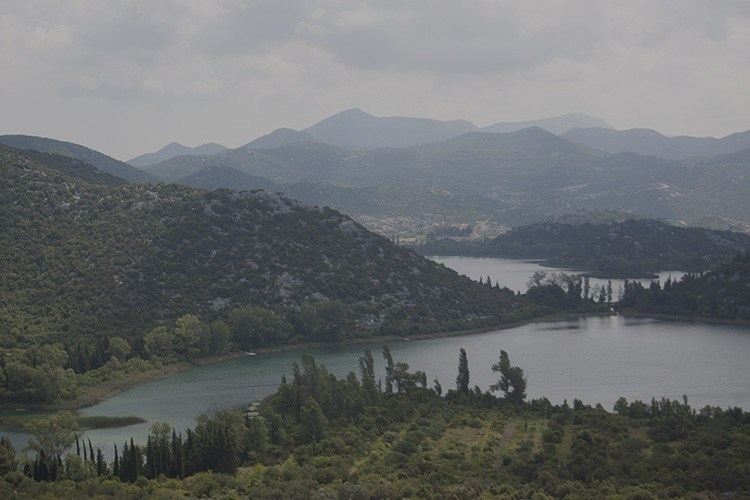
%> input picture Basic Image Operations/low contrast rgb 2.jpg, 750 x 500 px, given in place of stars.jpg, which was not available
$ octave AddingRGBImages.m   (GNU Octave 9; MATLAB toolbox functions it lacks are replaced by stand-ins)
%> lines starting %> are read from the running program, lines starting %| are printed output that depends on the picture; pictures that were not available may be replaced by others from this repository, and a replacement may not be noted
%  Adding two images (color)

clc
clear
close all

%read first image
I = imread('stars.jpg');
%> I is the input picture: size 500x750x3 uint8; mean R, G, B 105.3, 108.2, 109.4
figure;
imshow(I);
title('First Image');
I_size=size(I);
%> I_size = [500 750 3]

%read second image
J = imread('canyon.JPG');
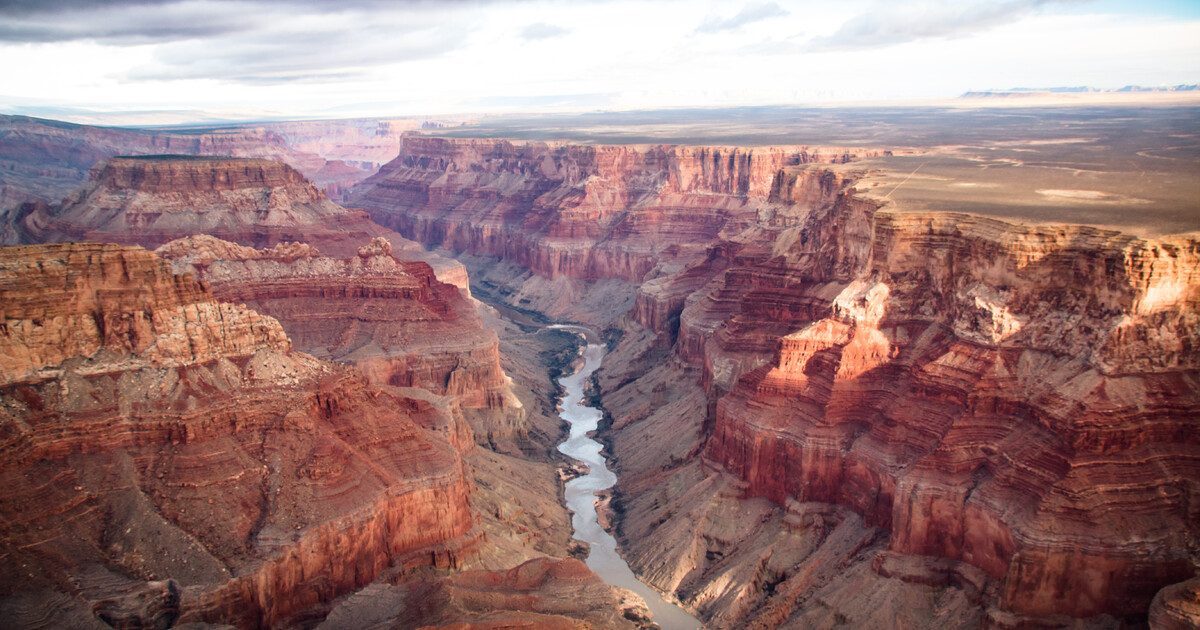
%> input picture Basic Image Operations/canyon.jpg, 1200 x 630 px
%> J is the input picture: size 630x1200x3 uint8; mean R, G, B 154, 121, 120.8
J_size = size(J);
%> J_size = [630 1200 3]
imshow(J)
title('Second image before resize')

% resizing using function resize
% imresize(image, [numrows, numcolumns])
% here we resized J to have the same rows and columns as g (first image)
J=imresize(J,[I_size(1),I_size(2)]);
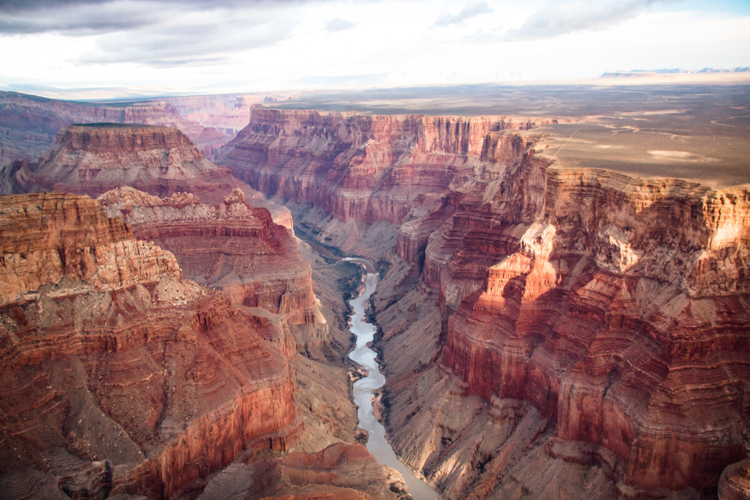
%> J: size 500x750x3 uint8; mean R, G, B 154, 121, 120.8
figure;
imshow(J);
title('Second Image after resize');

added_image = J+I;
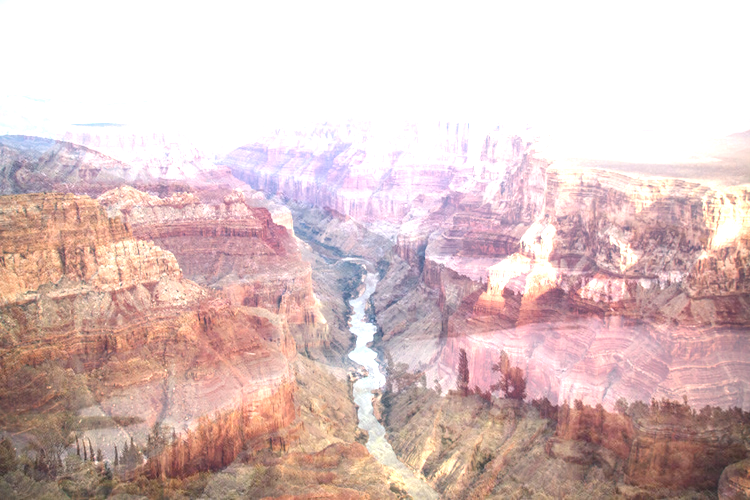
%> added_image: size 500x750x3 uint8; mean R, G, B 219.1, 194.4, 192.8
figure
imshow(added_image)
title('Added Image');
